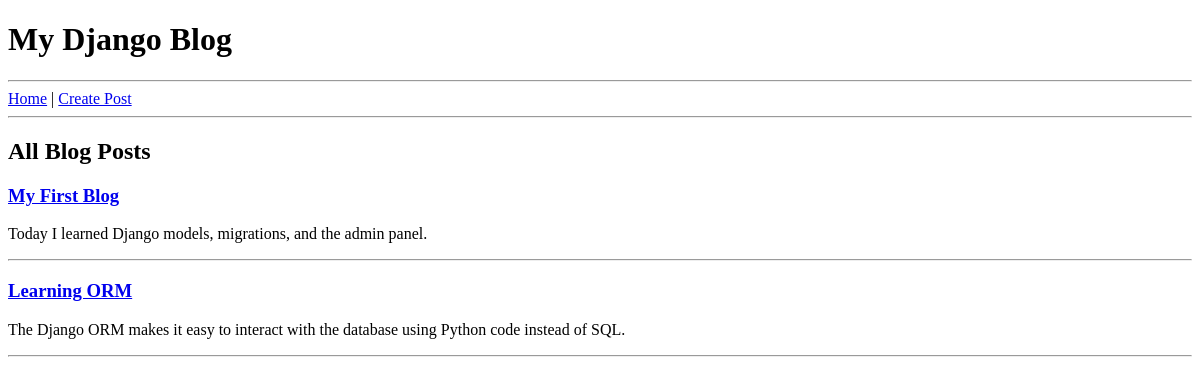
Before: / with the older database file.
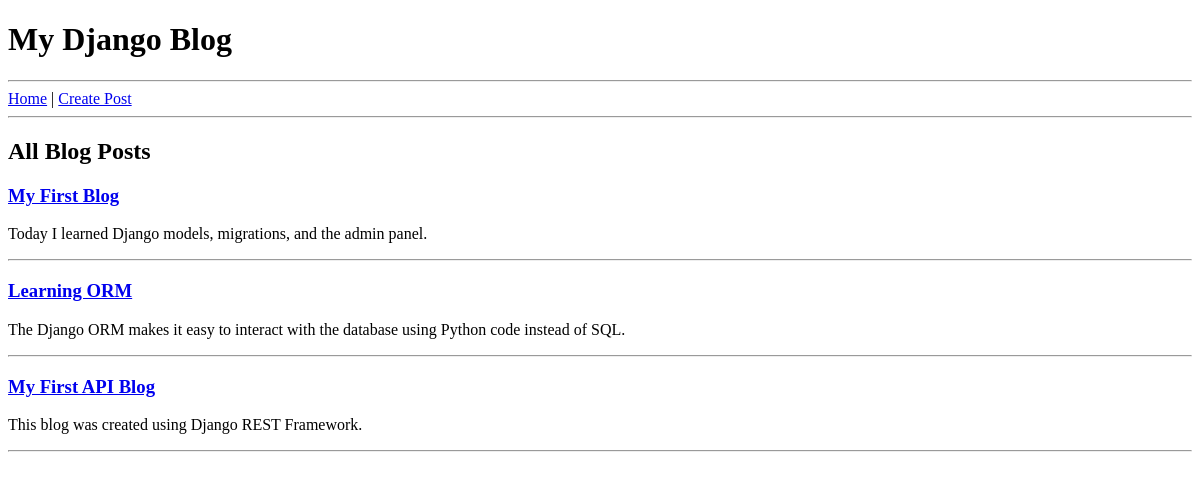
After: the same page with the newer database file.
### blog/models.py (models this page shows, shortened)
class Post(models.Model):
    title = models.CharField(max_length=100)
    content = models.TextField()
    author = models.ForeignKey(
        Author,
        on_delete=models.CASCADE,
        null=True,
        blank=True
    )
    created_at = models.DateTimeField(auto_now_add=True)
    updated_at = models.DateTimeField(auto_now=True)
    class Meta:
        indexes = [
            models.Index(fields=["title"]),
        ]

### blog/views.py (the view)
# urls.py: path("", views.home, name="home"),
def home(request):
    posts = cache.get("posts")
    if posts is None:
        print("Loading posts from database...")
        posts = Post.objects.select_related("author").all()
        cache.set("posts", posts, timeout=60)
    return render(
        request,
        "blog/home.html",
        {
            "posts": posts,
        },
    )

### templates/blog/home.html
{% extends "base.html" %}
{% block content %}
<h2>All Blog Posts</h2>
{% for post in posts %}
<h3>
<a href="/post/{{ post.id }}/">
{{ post.title }}
</a>
</h3>
<p>
{{ post.content|truncatewords:20 }}
</p>
<hr>
{% empty %}
<p>No Posts Available.</p>
{% endfor %}
{% endblock %}

### templates/base.html (shortened to what this page needs)
<!DOCTYPE html>
<html>
<head>
</head>
<body>
<h1>My Django Blog</h1>
<hr>
<a href="/">Home</a>
|
<a href="/create/">Create Post</a>
<hr>
{% block content %}
{% endblock %}
</body>
</html>

Changed rows visible on the page:
added Post: title "My First API Blog", content "This blog was created using Django REST Framework."
